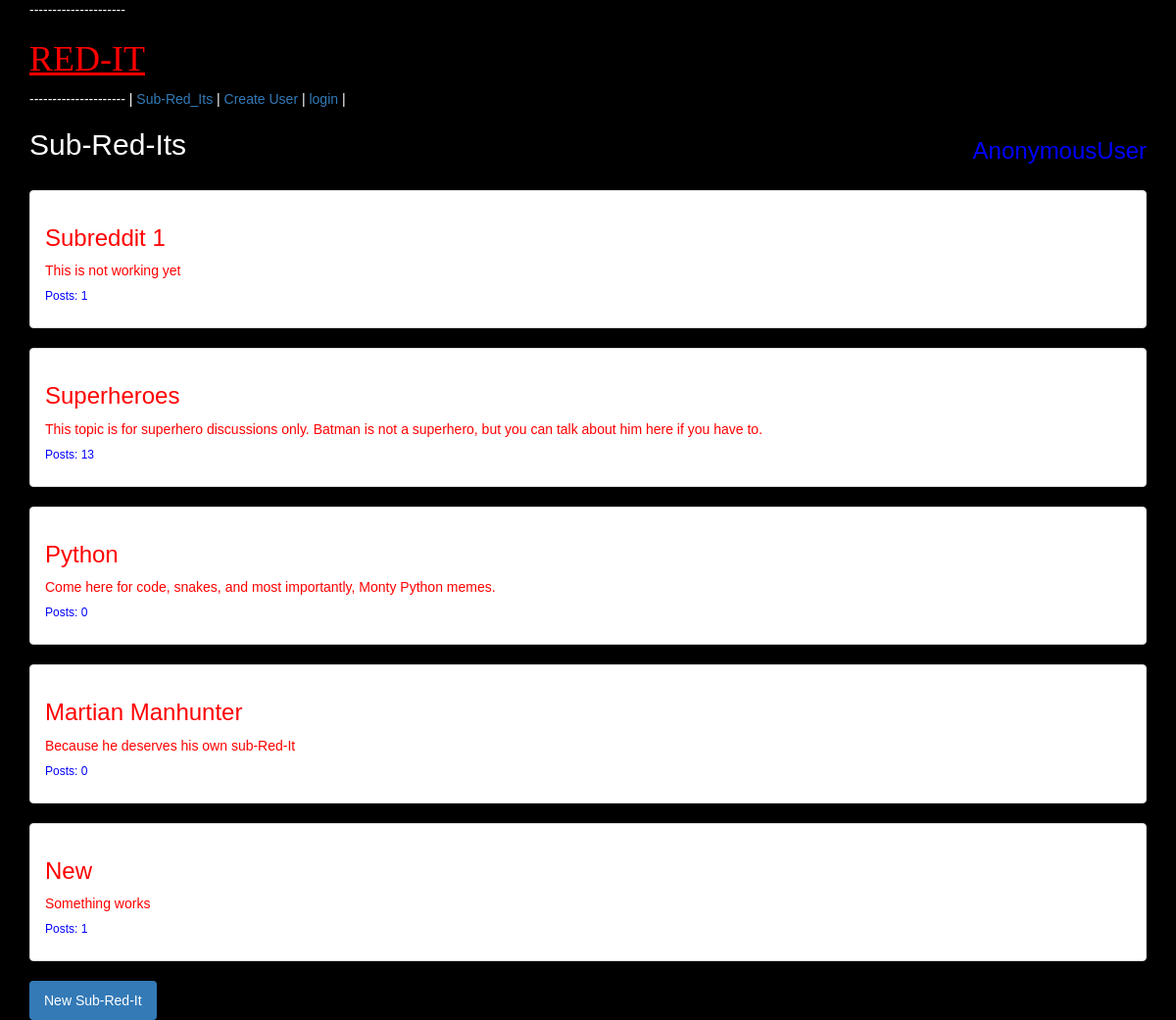
The page /subreddits/ on the database its author committed.
### app/models.py (models this page shows, shortened)
class Subreddit(models.Model):
    name = models.CharField(max_length=20)
    description = models.CharField(max_length=255)
    creation_date_time = models.DateTimeField(auto_now_add=True)
    def __str__(self):
        return self.name
    @property
    def current_count(self):
        return Post.objects.filter(post_to_subreddit=self).count()

### app/views.py (the view)
# urls.py: url(r'^subreddits/$', SubredditView.as_view(), name="subreddits_view"),
class SubredditView(ListView):
    template_name = 'subreddits.html'
    model = Subreddit

### templates/subreddits.html (shortened to what this page needs)
{% extends "base.html" %}
{% block content %}
  <h2>Sub-Red-Its</h2><br>
{% for subreddit in object_list %}
  <div class="panel panel-default">
     <div class="panel-body">
       <a href="{% url 'subreddit_detail_view' subreddit.id %}"><h3 style="color:red;">{{ subreddit }}</h3></a>
       <p style="color:red">{{ subreddit.description }}</p>
       <h6 style="color:blue">Posts: {{ subreddit.current_count }}</h6>
     </div>
  </div>
{% endfor %}
  <ul class="nav nav-pills">
    <li role="presentation" class="active"><a href="{% url 'subreddit_create_view' %}">New Sub-Red-It</a></li>
  </ul>
{% endblock %}

### templates/base.html (style rules this page uses)
body { background-color: black; color: white; font-family:sans-serif; }

### rows shown on the page
Subreddit: name "Subreddit 1", description "This is not working yet", current_count "1"
Subreddit: name "Superheroes", description "This topic is for superhero discussions only. Batman is not a superhero, but you can talk about him here if you have to.", current_count "13"
Subreddit: name "Python", description "Come here for code, snakes, and most importantly, Monty Python memes.", current_count "0"
Subreddit: name "Martian Manhunter", description "Because he deserves his own sub-Red-It", current_count "0"
Subreddit: name "New", description "Something works", current_count "1"

### other values the page prints
{{ request.user }} "AnonymousUser"
